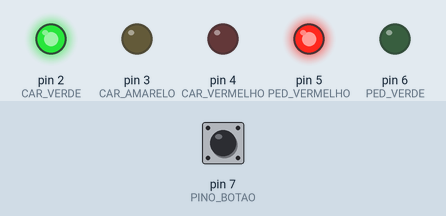
Simulated run of this sketch. Board: Arduino Uno, built with avr-gcc and run on an emulated ATmega328P. Shown: output pins drawn as LEDs (lit = HIGH). The test bench sets the inputs (shaded band); at power-on: pin 7 (PINO_BOTAO) HIGH.

Above: at 1.2 s.
1.3 s: pin 7 (PINO_BOTAO) pulled LOW for 0.15 s
At 2.2 s:
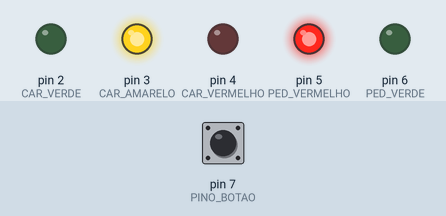
At 5.7 s:
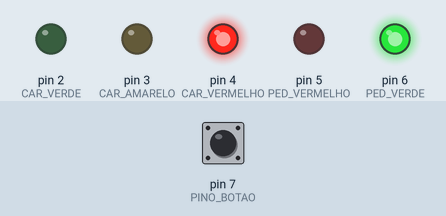
Timing chart, 0 to 10.4 s (numbered marks = the images above; inputs shaded):
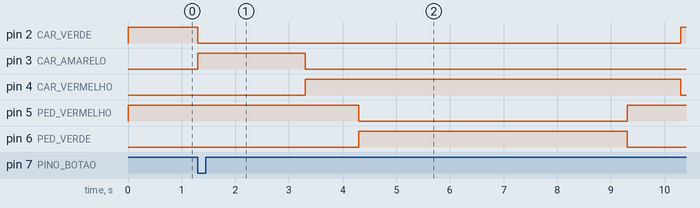

Measured:
- after the input at 1.3 s, pin 2 (CAR_VERDE): HIGH → LOW at once, → HIGH 9.0 s later; pin 3 (CAR_AMARELO): LOW → HIGH at once, → LOW 2.0 s later; pin 4 (CAR_VERMELHO): LOW → HIGH after 2.0 s, → LOW 7.0 s later; pin 5 (PED_VERMELHO): HIGH → LOW after 3.0 s, → HIGH 5.0 s later; pin 6 (PED_VERDE): LOW → HIGH after 3.0 s, → LOW 5.0 s later

The sketch:

02_semaforo_botao_pedestre.ino
```cpp
/*
Projeto: Semáforo com botão de pedestre

O que será usado neste projeto:
  - Arduino UNO
  - 5 LEDs (carros: verde/amarelo/vermelho; pedestres: vermelho/verde)
  - Resistores para LEDs
  - Botão de pedestre

Conexões (pinos sugeridos):
  - Carros: Verde->D2, Amarelo->D3, Vermelho->D4
  - Pedestres: Vermelho->D5, Verde->D6
  - Botão -> D7 (INPUT_PULLUP)
*/
const int CAR_VERDE = 2, CAR_AMARELO = 3, CAR_VERMELHO = 4;
const int PED_VERMELHO = 5, PED_VERDE = 6;
const int PINO_BOTAO = 7;

void apagaTudo() {
  digitalWrite(CAR_VERDE, LOW);
  digitalWrite(CAR_AMARELO, LOW);
  digitalWrite(CAR_VERMELHO, LOW);
  digitalWrite(PED_VERMELHO, LOW);
  digitalWrite(PED_VERDE, LOW);
}

void setup() {
  pinMode(CAR_VERDE, OUTPUT);
  pinMode(CAR_AMARELO, OUTPUT);
  pinMode(CAR_VERMELHO, OUTPUT);
  pinMode(PED_VERMELHO, OUTPUT);
  pinMode(PED_VERDE, OUTPUT);
  pinMode(PINO_BOTAO, INPUT_PULLUP);
  apagaTudo();
  digitalWrite(CAR_VERDE, HIGH);
  digitalWrite(PED_VERMELHO, HIGH);
}

void atendePedestre() {
  digitalWrite(CAR_VERDE, LOW);
  digitalWrite(CAR_AMARELO, HIGH); delay(2000);
  digitalWrite(CAR_AMARELO, LOW);
  digitalWrite(CAR_VERMELHO, HIGH); delay(1000);

  digitalWrite(PED_VERMELHO, LOW);
  digitalWrite(PED_VERDE, HIGH); delay(5000);

  digitalWrite(PED_VERDE, LOW);
  digitalWrite(PED_VERMELHO, HIGH); delay(1000);

  digitalWrite(CAR_VERMELHO, LOW);
  digitalWrite(CAR_VERDE, HIGH);
}

void loop() {
  if (digitalRead(PINO_BOTAO) == LOW) {
    atendePedestre();
  }
  delay(50);
}
```
